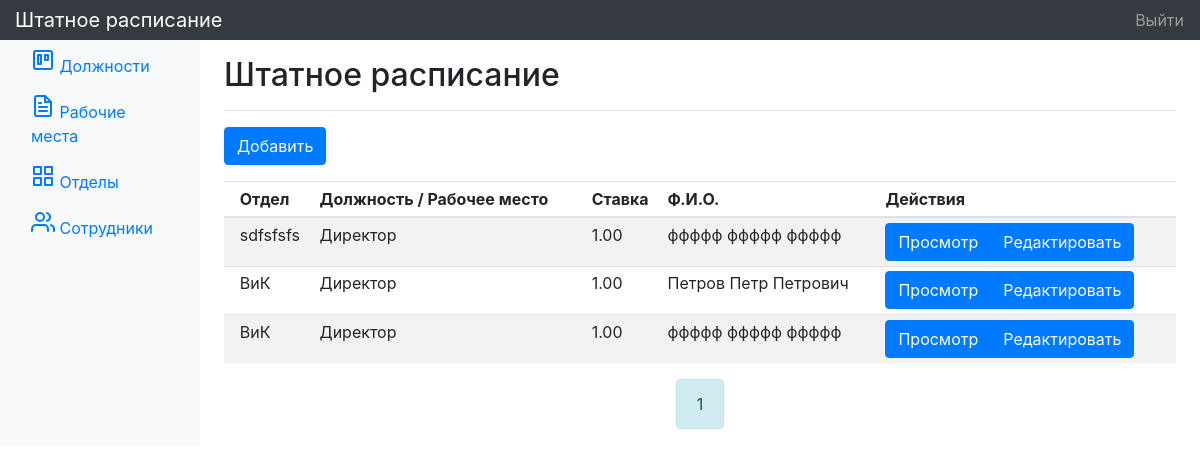
The page / (signed in) on the database its author committed.
### tables this page shows
CREATE TABLE `workplaces` (
  `id` int(11) NOT NULL,
  `rate` decimal(3,2) NOT NULL,
  `department_id` int(11) NOT NULL,
  `position_id` int(11) NOT NULL,
  `employee_id` int(11) DEFAULT NULL
);

CREATE TABLE `departments` (
  `id` int(11) NOT NULL,
  `name` varchar(100) NOT NULL,
  `short_name` varchar(10) NOT NULL
);

CREATE TABLE `positions` (
  `id` int(11) NOT NULL,
  `name` varchar(50) NOT NULL,
  `position_code` varchar(8) NOT NULL
);

CREATE TABLE `employees` (
  `id` int(11) NOT NULL,
  `firstname` varchar(20) NOT NULL,
  `surname` varchar(20) NOT NULL,
  `patronymic` varchar(20) NOT NULL,
  `birthday` date DEFAULT NULL,
  `hired` date DEFAULT NULL,
  `fired` date DEFAULT NULL,
  `medical_exam` date DEFAULT NULL
);

### index.php (called while the page is built, shortened)
<?php
spl_autoload_register(function ($class) {
   $path = str_replace('\\', '/', $class . '.php');
});
$router = new Router();
$router->run();

### app/models/User.php (called while the page is built, shortened)
<?php
class User extends Model
{
    public static function isAdmin() {
        if (isset($_SESSION['username']) && $_SESSION['username'] === 'admin') return true;
        else return false;
    }
}

### app/controllers/WorkplaceController.php (called while the page is built, shortened)
<?php
class WorkplaceController extends Controller
{
    public function index($page = 1) {
        $workplace          = new Workplace();
        $numberOfWorkplaces = (int) $workplace->count();
        $workplacesPerPage  = 20;
        $pages              = (int) ceil($numberOfWorkplaces / $workplacesPerPage);
        if ($page === 1) $offset = 0;
        else $offset = $page * $workplacesPerPage;
        $workplaces = $workplace->query("
            SELECT
              workplaces.id,
              workplaces.rate,
              employees.firstname,
              employees.surname,
              employees.patronymic,
              departments.short_name AS department,
              positions.name AS pos
            FROM workplaces
            INNER JOIN departments
              ON workplaces.department_id = departments.id
            INNER JOIN positions
              ON positions.id = workplaces.position_id
            LEFT OUTER JOIN employees
              ON employees.id = workplaces.employee_id
            ORDER BY
               department ASC,
               pos ASC,
               employees.surname ASC,
               employees.firstname ASC,
               employees.patronymic ASC
            LIMIT $workplacesPerPage OFFSET $offset
        ", Workplace::FETCH_ALL_METHOD);
        $paginator = new Paginator($pages, $page, 2, '../workplaces/page/');
        $this->view->render('Штатное расписание', [
            'workplaces' => $workplaces,
            'paginator'  => $paginator
        ]);
    }
}

### app/core/Db.php (called while the page is built, shortened)
<?php
class Db
{
    public function __construct()
    {
        try {
            $this->db = new PDO(
                'mysql:host=' . $_ENV['DB_HOST'] .
                ';port=' . $_ENV['DB_PORT'] .
                ';dbname=' . $_ENV['DB_DATABASE'],
                $_ENV['DB_USERNAME'],
                $_ENV['DB_PASSWORD']
            );
        } catch (\PDOException $e) {
            View::error_page_with_message($e->getMessage());
        }
    }
}

### app/core/Model.php (called while the page is built, shortened)
<?php
class Model
{
    private   $get_method   = 'fetchAll';
    protected $db;
    protected $table_name;
    protected $preparedData = [];
    protected $sql;
    public function __construct()
    {
        $db = new Db();
        $this->db = $db->db;
    }
    public function query(string $sql, string $fetch_method, array $data = null)
    {
        $this->sql = $sql;
        $this->get_method = $fetch_method;
        return $this->get();
    }
    public function count()
    {
        $this->sql = "SELECT COUNT(*) FROM $this->table_name";
        $this->get_method = $this::FETCH_METHOD;
        return $this->get();
    }
    public function get()
    {
        if ($this->issetSql()) {
            $this->stmt = $this->db->prepare($this->sql);
            if (!empty($this->preparedData)) $result = $this->stmt->execute($this->preparedData);
            else $result = $this->stmt->execute();
            try {
                if ($result === true) {
                    $method = $this->get_method;
                    return $this->stmt->$method();
                }
                else throw new \PDOException($this->stmt->errorInfo());
            } catch (\PDOException $e) {
                View::error_page_with_message($e->getMessage());
            }
        }
    }
    private function issetSql()
    {
        try {
            if ($this->sql === '') {
                throw new \Exception('Нарушен порядок построения запроса');
            } else {
                return true;
            }
        } catch (\Exception $e) {
            View::error_page_with_message($e->getMessage());
        }
    }
}

### app/views/workplace/index.php (the view, shortened to what this page needs)
<?php if (\app\models\User::isAdmin()): ?>
    <div class="btn-group mb-3" role="group" aria-label="Кнопки управления">
        <a href="/workplace/create" class="btn btn-primary">Добавить</a>
    </div>
<?php endif; ?>
<?php if (empty($workplaces)) : ?>
    <div class="alert alert-primary" role="alert">
        Добавьте рабочие места.
    </div>
<?php else : ?>
    <div class="table-responsive">
        <table class="table table-striped table-sm">
            <thead>
                <tr>
                    <th></th>
                    <th>Отдел</th>
                    <th>Должность / Рабочее место</th>
                    <th>Ставка</th>
                    <th>Ф.И.О.</th>
                    <th>Действия</th>
                </tr>
            </thead>
            <tbody>
                <?php foreach ($workplaces as $workplace) : ?>
                    <tr>
                        <td></td>
                        <td><?= $workplace['department'] ?></td>
                        <td><?= $workplace['pos'] ?></td>
                        <td><?= $workplace['rate'] ?></td>
                        <?php if ($workplace['surname'] === null) : ?>
                            <td>ВАКАНТ</td>
                        <?php else : ?>
                            <td><?= $workplace['surname'] ?> <?= $workplace['firstname'] ?> <?= $workplace['patronymic'] ?></td>
                        <?php endif; ?>
                        <td>
                            <div class="btn-group" role="group" aria-label="Кнопки управления">
                                <a href="/workplace/<?= $workplace['id'] ?>" class="btn btn-primary">Просмотр</a>
                                <?php if (\app\models\User::isAdmin()): ?>
                                    <a href="/workplace/<?= $workplace['id'] ?>/edit" class="btn btn-primary">Редактировать</a>
                                <?php endif; ?>
                            </div>
                        </td>
                    </tr>
                <?php endforeach; ?>
            </tbody>
        </table>
    </div>
<?php endif; ?>

### rows shown on the page
workplaces: department.short_name "sdfsfsfs", position.name "Директор", rate "1.00", employee.surname "ффффф", employee.firstname "ффффф", employee.patronymic "ффффф"
workplaces: department.short_name "ВиК", position.name "Директор", rate "1.00", employee.surname "Петров", employee.firstname "Петр", employee.patronymic "Петрович"
workplaces: department.short_name "ВиК", position.name "Директор", rate "1.00", employee.surname "ффффф", employee.firstname "ффффф", employee.patronymic "ффффф"

### other values the page prints
$title "Штатное расписание"
